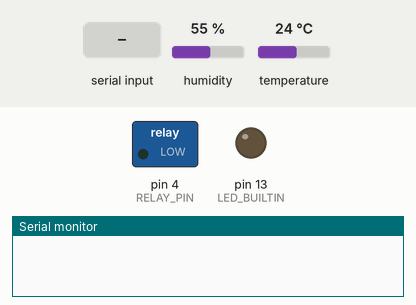
A sketch run on a simulated Arduino Uno, built with avr-gcc and run on an emulated ATmega328P. On the bench: switched loads named in the sketch (green lamp = pin HIGH), output pins drawn as LEDs (lit = HIGH), the last lines printed to the serial monitor. The test bench sets the inputs (shaded band); at power-on: humidity 55 %, temperature 24 °C.

Above: at 1.2 s.
1.3 s: "1" received over Serial
At 1.7 s:
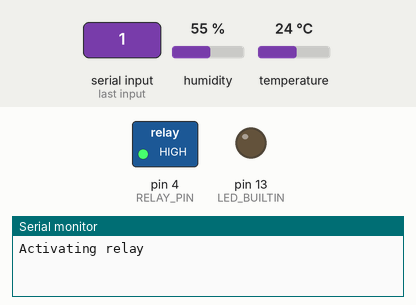
2.8 s: "0" received over Serial
At 3.5 s:
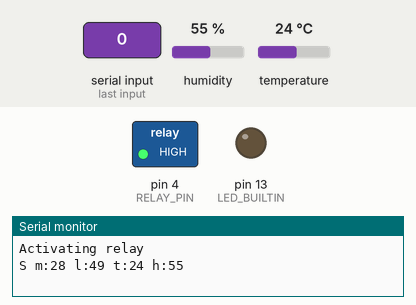
4.3 s: "2" received over Serial
At 5.2 s:
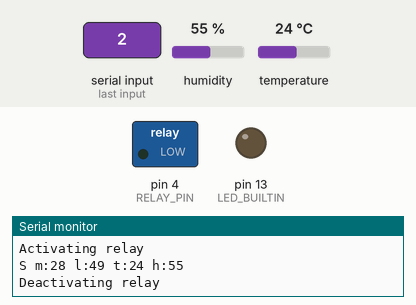
Timing chart, 0 to 7.3 s (numbered marks = the images above; inputs shaded):
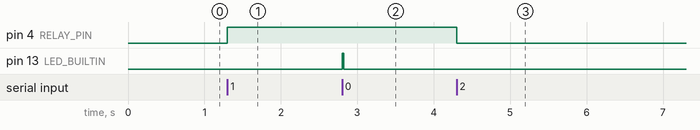

Measured:
- after the input at 1.3 s, pin 4 (RELAY_PIN): LOW → HIGH at once
- after the input at 2.8 s, pin 13 (LED_BUILTIN): LOW → HIGH at once, → LOW 0.02 s later
- after the input at 4.3 s, pin 4 (RELAY_PIN): HIGH → LOW at once

The sketch:

ardu-pi-serial.ino
```cpp
  #include <DHT.h>

  #define MOISTURE_PIN A0
  #define LIGHT_PIN A1

  #define RELAY_PIN 4
  #define DHT_PIN 8

  #define DHTTYPE DHT11

DHT dht(DHT_PIN, DHTTYPE);

const int AirValue = 620;
const int WaterValue = 240;

int soilMoistureValue = 0;
int soilMoisturePercent = 0;
int lightIntensityValue = 0;
int lightIntensityPercent = 0;
int temp = 0;
int humidity = 0;

char sendBuffer[32];
char ch = 0;

void setup() {
  Serial.begin(9600); // open serial port, set the baud rate to 9600 bps
  pinMode(LED_BUILTIN, OUTPUT);
  digitalWrite(LED_BUILTIN, LOW);
  pinMode(RELAY_PIN, OUTPUT);
}

void loop() {
  if (Serial.available()) {
    ch = Serial.read();
    if (ch== '0') {
      sendTelemetry();
    }

    if (ch == '1') {
      activatePump();
    }

    if (ch == '2') {
      deactivatePump();
    }
  }
}

void activatePump() {
  Serial.println("Activating relay");
  digitalWrite(RELAY_PIN, HIGH);
}

void deactivatePump() {
  Serial.println("Deactivating relay");
  digitalWrite(RELAY_PIN, LOW);
}

void sendTelemetry() {
  digitalWrite(LED_BUILTIN, HIGH);

  soilMoistureValue = analogRead(MOISTURE_PIN);  //put Sensor insert into soil
  lightIntensityValue = analogRead(LIGHT_PIN);

  temp = dht.readTemperature();
  humidity = dht.readHumidity();

  // transform raw values in percentage depending on calibration and linear interpolation
  soilMoisturePercent = map(soilMoistureValue, AirValue, WaterValue, 0, 100);
  lightIntensityPercent = map(lightIntensityValue, 1023, 0, 0, 100);
  if(soilMoisturePercent > 100){
    soilMoisturePercent = 100;
  }else if(soilMoisturePercent < 0){
    soilMoisturePercent = 0;
  }

  // send as telemetry data
  memset(sendBuffer, 0, sizeof(sendBuffer));
  sprintf(sendBuffer, "S m:%d l:%d t:%d h:%d", soilMoisturePercent, lightIntensityPercent, temp, humidity);

  Serial.println(sendBuffer);

  digitalWrite(LED_BUILTIN, LOW);
}
```
